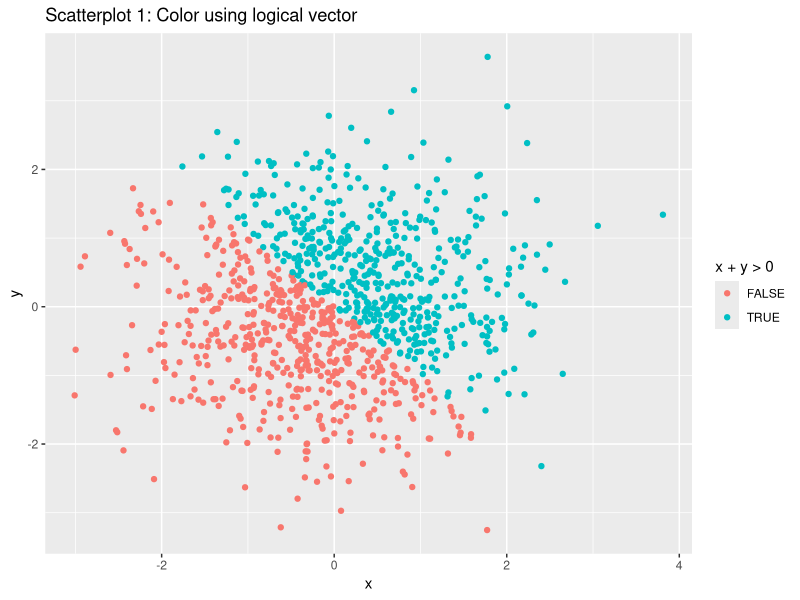
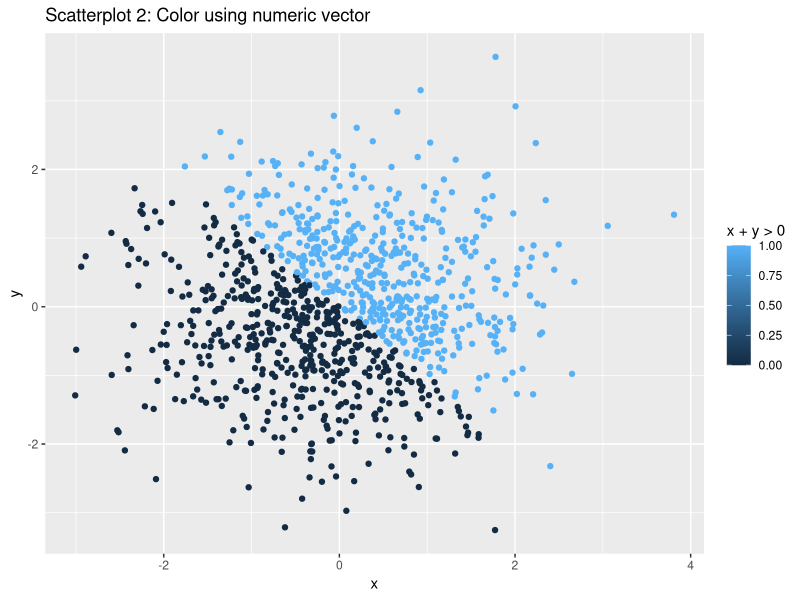
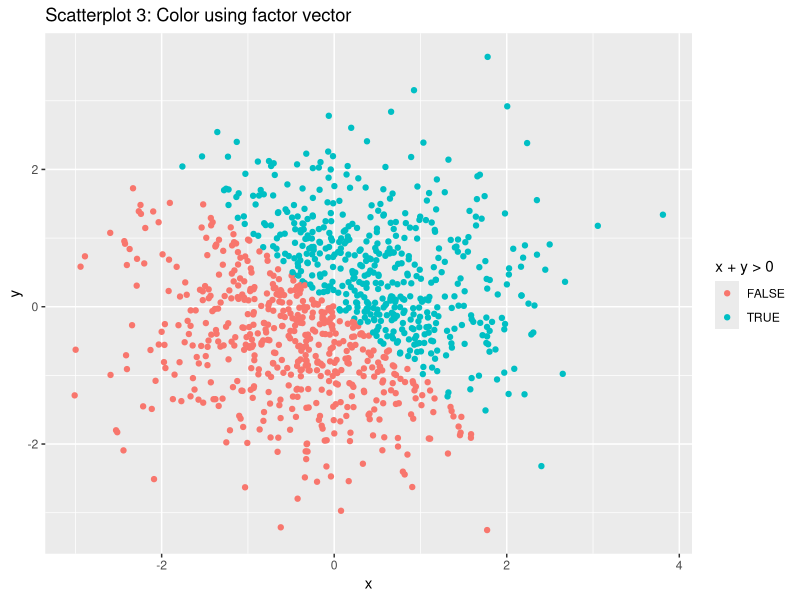
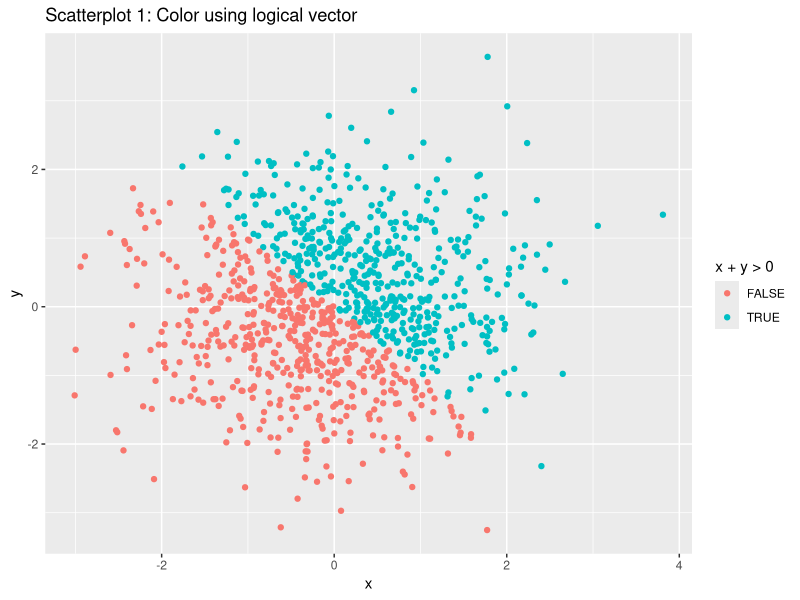

Generate these figures, in order, with R:
## ---- chunk 1
knitr::opts_chunk$set(echo = TRUE)

library(tidyverse)
## ---- chunk 2
n = 10 # 10 rows in the following tbl_df

set.seed(1) # set a seed for reproducibility

# Create tbl_df 
p1_df = tibble(
  unif_10 = runif(n = n, min = 0, max = 5), # random vector of size 10 selected from uniform [0,5]
  greater_than_2 = (unif_10 > 2), # logical vector. TRUE if value generated in unif_10 greater than 2; FALSE if less than or equal to 2
  char_vec = rep('a', n), # character vector of length 10,
  factor_vec = c(rep('Y', n/2), rep('N', n/2)) # factor vector of length 10
)

head(p1_df) # show first few rows of p1_df

# Take mean of each column
avg_num = mean(p1_df$unif_10)
avg_logical = mean(p1_df$greater_than_2)
avg_char = mean(p1_df$char_vec)
avg_factor = mean(p1_df$factor_vec)

# Print column means
print(c(avg_num, avg_logical, avg_char, avg_factor))
## ---- chunk 3
as.numeric(p1_df$greater_than_2)
as.numeric(p1_df$char_vec)
as.numeric(p1_df$factor_vec)
## ---- chunk 4
as.numeric(as.factor(p1_df$char_vec))
as.numeric(as.character(p1_df$factor_vec))
## ---- chunk 5
n = 1000 # number of rows in new data frame

# Create tbl_df
p2_df = tibble(
  x = rnorm(n = n),
  y = rnorm(n = n),
  sum_gt_0 = (x + y > 0), # logical vector. TRUE if x+y>0, FALSE otherwise
  num_vec = as.numeric(sum_gt_0), # coerced numeric vector of sum_gt_0
  factor_vec = as.factor(sum_gt_0) # coerced character vector of sum_gt_0
)

head(p2_df)
## ---- chunk 6
plot_1 = ggplot(data = p2_df, aes(x = x, y = y, color = sum_gt_0)) +
  geom_point() + 
  ggtitle('Scatterplot 1: Color using logical vector') +
  labs(color = 'x + y > 0')
plot_1

ggplot(data = p2_df, aes(x = x, y = y, color = num_vec)) +
  geom_point() + 
  ggtitle('Scatterplot 2: Color using numeric vector') +
  labs(color = 'x + y > 0')

ggplot(data = p2_df, aes(x = x, y = y, color = factor_vec)) +
  geom_point() + 
  ggtitle('Scatterplot 3: Color using factor vector') +
  labs(color = 'x + y > 0')
## ---- chunk 7
getwd()
ggsave("scatterplot_1.pdf", plot = plot_1, height = 4, width = 6)
